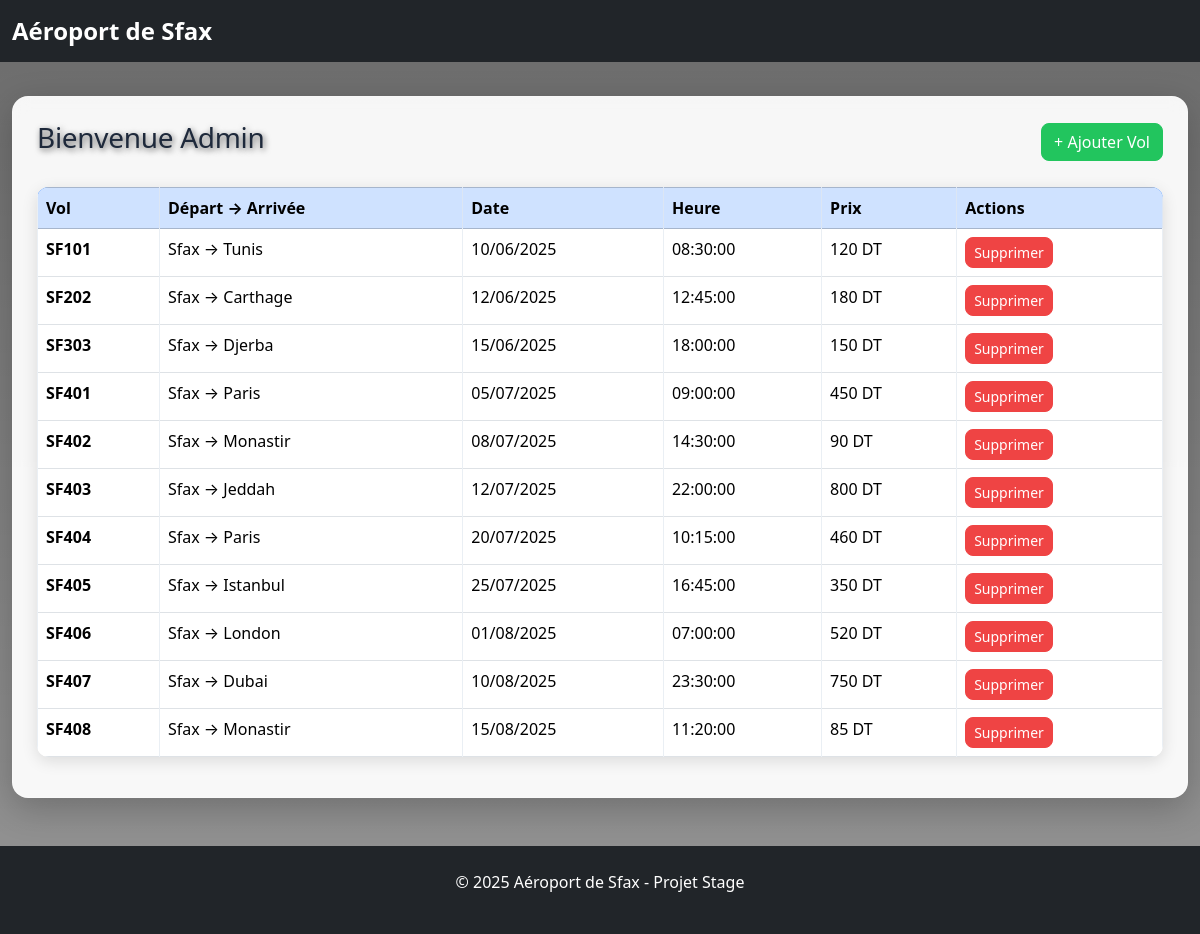
The page /admin/dashboard.php (signed in) on the database its author committed.
### tables this page shows
CREATE TABLE vols (
    id INT AUTO_INCREMENT PRIMARY KEY,
    numero_vol VARCHAR(20),
    depart VARCHAR(50),
    arrivee VARCHAR(50),
    date_depart DATE,
    heure_depart TIME,
    prix FLOAT,
    places INT DEFAULT 20
);

### admin/dashboard.php (the view, shortened to what this page needs)
<?php
include '../includes/header.php';
include '../includes/config.php';
$vols = $pdo->query("SELECT * FROM vols ORDER BY date_depart")->fetchAll();
?>
<div class="card p-4">
    <div class="d-flex justify-content-between align-items-center mb-4">
        <h3>Bienvenue Admin</h3>
        <a href="ajouter_vol.php" class="btn btn-success">+ Ajouter Vol</a>
    </div>
    <table class="table table-bordered">
        <thead class="table-primary">
            <tr>
                <th>Vol</th>
                <th>Départ → Arrivée</th>
                <th>Date</th>
                <th>Heure</th>
                <th>Prix</th>
                <th>Actions</th>
            </tr>
        </thead>
        <tbody>
            <?php foreach ($vols as $v): ?>
            <tr>
                <td><strong><?= $v['numero_vol'] ?></strong></td>
                <td><?= $v['depart'] ?> → <?= $v['arrivee'] ?></td>
                <td><?= date('d/m/Y', strtotime($v['date_depart'])) ?></td>
                <td><?= $v['heure_depart'] ?></td>
                <td><?= $v['prix'] ?> DT</td>
                <td>
                    <a href="supprimer_vol.php?id=<?= $v['id'] ?>" class="btn btn-danger btn-sm" onclick="return confirm('Supprimer ?')">Supprimer</a>
                </td>
            </tr>
            <?php endforeach; ?>
        </tbody>
    </table>
</div>
<?php include '../includes/footer.php'; ?>

### includes/header.php (shortened to what this page needs)
<!DOCTYPE html>
<html lang="fr">
<head>
    <link href="https://cdn.jsdelivr.net/npm/bootstrap@5.3.2/dist/css/bootstrap.min.css" rel="stylesheet">
    <link href="/stage dsi oaca22/assets/css/style.css" rel="stylesheet">
</head>
<body>
<nav class="navbar navbar-expand-lg navbar-dark bg-dark fixed-top">
    <div class="container">
        <a class="navbar-brand fw-bold fs-4" href="/stage dsi oaca22/index.php">
            Aéroport de Sfax
        </a>
    </div>
</nav>
<div class="container mt-5 pt-5">

### includes/footer.php (shortened to what this page needs)
    </div>
    <footer class="bg-dark text-white text-center py-4 mt-5">
        <p>&copy; 2025 Aéroport de Sfax - Projet Stage</p>
    </footer>
</body>
</html>

### assets/css/style.css (style rules this page uses)
body { background: linear-gradient( to bottom, rgba(0, 0, 0, 0.58) 0%, rgba(0, 0, 0, 0.42) 100% ), url('https://images.unsplash.com/photo-1507525428034-b723cf961d3e?q=80&w=2073&auto=format&fit=crop') no-repeat center center fixed; background-size: cover; color: #f1f5f9; min-height: 100vh; font-family: system-ui, -apple-system, BlinkMacOSystemFont, 'Segoe UI', Roboto, sans-serif; }
.card { background-color: rgba(255, 255, 255, 0.94); backdrop-filter: blur(8px); -webkit-backdrop-filter: blur(8px); color: #1e293b; border-radius: 16px; border: 1px solid rgba(255, 255, 255, 0.18); box-shadow: 0 10px 35px rgba(0, 0, 0, 0.22); transition: transform 0.25s ease, box-shadow 0.25s ease; }
.table { background-color: rgba(255, 255, 255, 0.92); border-radius: 12px; overflow: hidden; box-shadow: 0 4px 16px rgba(0, 0, 0, 0.12); }
.table thead { background-color: #0d6efd; color: white; }
.table th, .table td { border-color: rgba(226, 232, 240, 0.7); }
.btn-success { background-color: #22c55e; border-color: #22c55e; border-radius: 8px; }
.btn-danger { background-color: #ef4444; border-color: #ef4444; border-radius: 8px; }
h1, h2, h3, h4 { text-shadow: 1.5px 1.5px 6px rgba(0, 0, 0, 0.65); letter-spacing: -0.3px; }
.container { max-width: 1400px; }

### rows shown on the page
vols: numero_vol "SF101", depart "Sfax", arrivee "Tunis", date_depart "10/06/2025", heure_depart "08:30:00", prix "120"
vols: numero_vol "SF202", depart "Sfax", arrivee "Carthage", date_depart "12/06/2025", heure_depart "12:45:00", prix "180"
vols: numero_vol "SF303", depart "Sfax", arrivee "Djerba", date_depart "15/06/2025", heure_depart "18:00:00", prix "150"
vols: numero_vol "SF401", depart "Sfax", arrivee "Paris", date_depart "05/07/2025", heure_depart "09:00:00", prix "450"
vols: numero_vol "SF402", depart "Sfax", arrivee "Monastir", date_depart "08/07/2025", heure_depart "14:30:00", prix "90"
vols: numero_vol "SF403", depart "Sfax", arrivee "Jeddah", date_depart "12/07/2025", heure_depart "22:00:00", prix "800"
vols: numero_vol "SF404", depart "Sfax", arrivee "Paris", date_depart "20/07/2025", heure_depart "10:15:00", prix "460"
vols: numero_vol "SF405", depart "Sfax", arrivee "Istanbul", date_depart "25/07/2025", heure_depart "16:45:00", prix "350"
vols: numero_vol "SF406", depart "Sfax", arrivee "London", date_depart "01/08/2025", heure_depart "07:00:00", prix "520"
vols: numero_vol "SF407", depart "Sfax", arrivee "Dubai", date_depart "10/08/2025", heure_depart "23:30:00", prix "750"
vols: numero_vol "SF408", depart "Sfax", arrivee "Monastir", date_depart "15/08/2025", heure_depart "11:20:00", prix "85"
